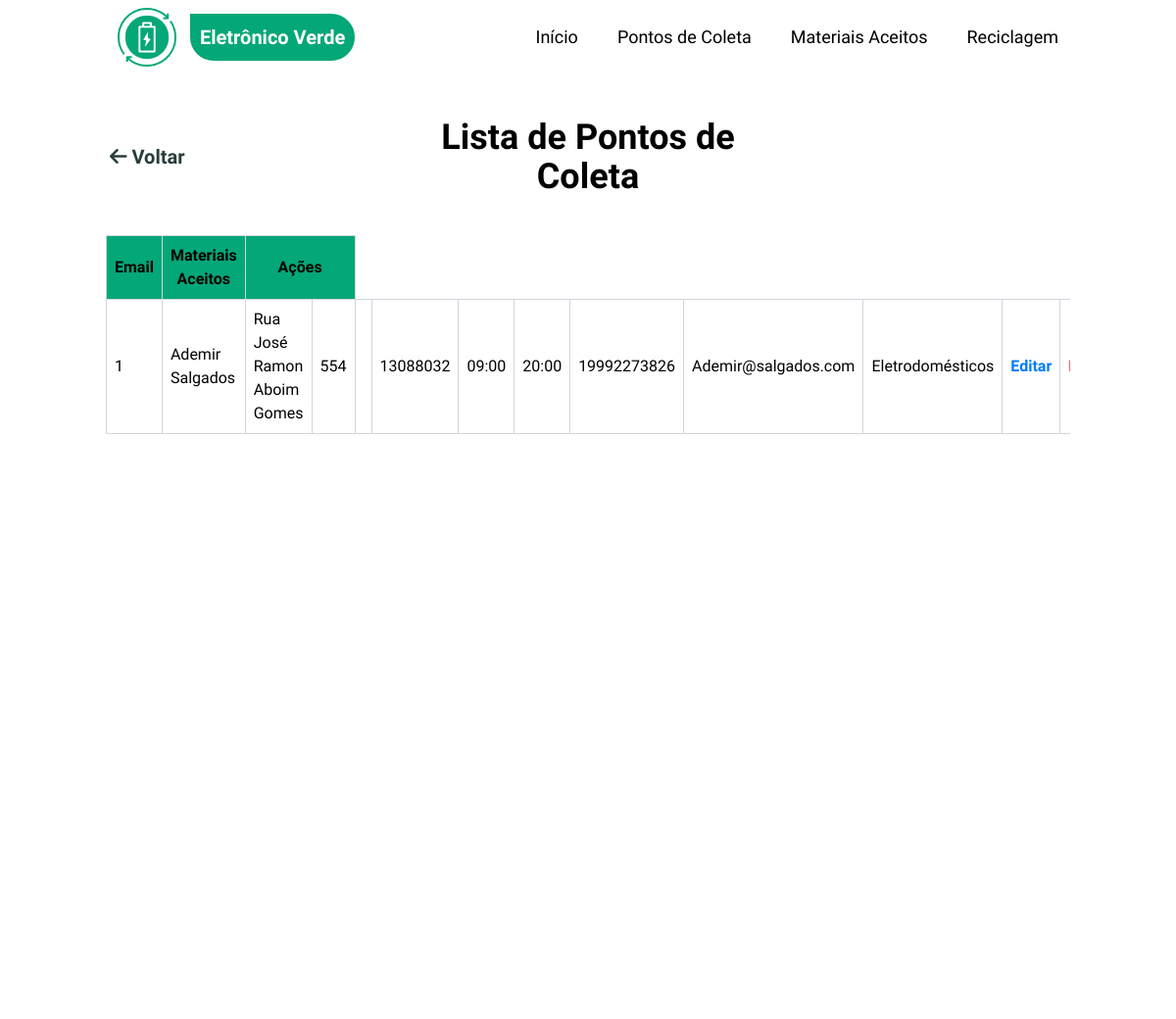
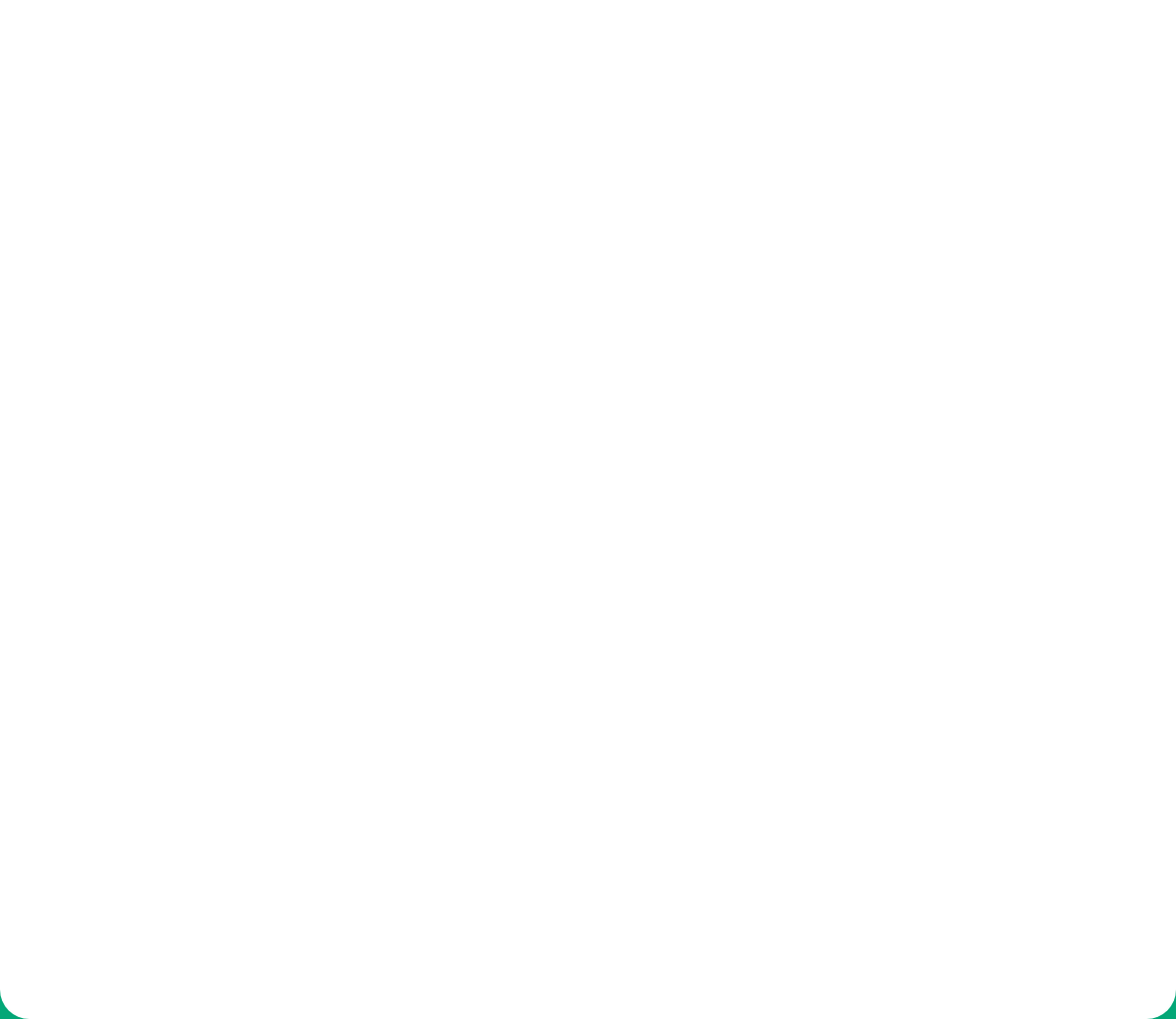
The page /consultar-pontos (signed in) on the database its author committed (2 pictures, top to bottom).
### tables this page shows
CREATE TABLE pontos_coleta (
    id INTEGER PRIMARY KEY AUTOINCREMENT,
    empresa VARCHAR(200) NOT NULL,
    endereco VARCHAR(255) NOT NULL,
    numero VARCHAR(20) NOT NULL,
    complemento VARCHAR(100),
    cep VARCHAR(10) NOT NULL,
    hora_inicio TIME NOT NULL,
    hora_encerrar TIME NOT NULL,
    telefone VARCHAR(20) NOT NULL,
    email VARCHAR(150) NOT NULL,
    latitude DECIMAL(10, 8),
    longitude DECIMAL(11, 8),
    ativo BOOLEAN DEFAULT 1,
    created_at DATETIME DEFAULT CURRENT_TIMESTAMP,
    updated_at DATETIME DEFAULT CURRENT_TIMESTAMP
, cidade VARCHAR(100), estado VARCHAR(2), bairro VARCHAR(100));

CREATE TABLE materiais (
    id INTEGER PRIMARY KEY AUTOINCREMENT,
    nome VARCHAR(100) NOT NULL UNIQUE,
    descricao TEXT,
    icone VARCHAR(50),
    created_at DATETIME DEFAULT CURRENT_TIMESTAMP,
    updated_at DATETIME DEFAULT CURRENT_TIMESTAMP
);

### src/Presentation/Controllers/PontoColetaController.php (called while the page is built, shortened)
<?php
class PontoColetaController
{
    private ListarPontosColetaUseCase $listarUseCase;
    public function __construct()
    {
        $pontoColetaRepository = new SQLitePontoColetaRepository();
        $this->listarUseCase = new ListarPontosColetaUseCase($pontoColetaRepository);
    }
    public function consultar(): void
    {
        $resultado = $this->listarUseCase->executar(false);
        $pontosColeta = $resultado['dados'] ?? [];
        require_once __DIR__ . '/../Views/pontos-coleta/consultar.php';
    }
}

### index.php (called while the page is built, shortened)
<?php
require_once __DIR__ . '/config/autoload.php';
try {
    require_once __DIR__ . '/config/routes.php';
} catch (Exception $e) {
    http_response_code(500);
    echo "Desculpe, ocorreu um erro. Por favor, tente novamente mais tarde.";
    if (ini_get('display_errors')) {
        echo "<br><br><strong>Erro técnico:</strong> " . htmlspecialchars($e->getMessage());
    }
    exit;
}

### config/autoload.php (called while the page is built, shortened)
<?php
spl_autoload_register(function ($class) {
    $class = str_replace('EletronicoVerde\\', '', $class);
    $class = str_replace('\\', DIRECTORY_SEPARATOR, $class);
    $baseDir = dirname(__DIR__) . DIRECTORY_SEPARATOR . 'src' . DIRECTORY_SEPARATOR;
    $file = $baseDir . $class . '.php';
});

### src/Application/UseCases/PontoColeta/ListarPontosColetaUseCase.php (called while the page is built, shortened)
<?php
class ListarPontosColetaUseCase
{
    private PontoColetaRepositoryInterface $pontoColetaRepository;
    public function __construct(PontoColetaRepositoryInterface $pontoColetaRepository)
    {
        $this->pontoColetaRepository = $pontoColetaRepository;
    }
    public function executar(bool $apenasAtivos = true): array
    {
        try {
            $pontosColeta = $this->pontoColetaRepository->listarTodos($apenasAtivos);
            return [
                'sucesso' => true,
                'dados' => array_map(fn($ponto) => $ponto->toArray(), $pontosColeta),
                'total' => count($pontosColeta)
            ];
        } catch (\Exception $e) {
            error_log("Erro ao listar pontos de coleta: " . $e->getMessage());
            return [
                'sucesso' => false,
                'mensagem' => 'Erro ao buscar pontos de coleta.',
                'dados' => []
            ];
        }
    }
}
?>

### src/Infrastructure/Repositories/SQLitePontoColetaRepository.php (called while the page is built, shortened)
<?php
class SQLitePontoColetaRepository implements PontoColetaRepositoryInterface
{
    private PDO $db;
    public function __construct()
    {
        $this->db = SQLiteConnection::getInstance();
    }
    public function listarTodos(bool $apenasAtivos = true): array
    {
        try {
            $sql = "SELECT * FROM pontos_coleta";
            $sql .= " ORDER BY empresa ASC";
            $stmt = $this->db->query($sql);
            $resultados = $stmt->fetchAll();
            $pontosColeta = [];
            foreach ($resultados as $dados) {
                $pontoColeta = $this->converterParaEntidade($dados);
                $materiais = $this->buscarMateriaisPorPontoColeta($pontoColeta->getId());
                foreach ($materiais as $material) {
                    $pontoColeta->adicionarMaterial($material);
                }
                $pontosColeta[] = $pontoColeta;
            }
            return $pontosColeta;
        } catch (\PDOException $e) {
            error_log("Erro ao listar pontos de coleta: " . $e->getMessage());
            return [];
        }
    }
    private function buscarMateriaisPorPontoColeta(int $pontoColetaId): array
    {
        $sql = "SELECT m.* FROM materiais m
                INNER JOIN ponto_coleta_materiais pcm ON m.id = pcm.material_id
                WHERE pcm.ponto_coleta_id = :ponto_coleta_id";
        $stmt = $this->db->prepare($sql);
        $stmt->execute([':ponto_coleta_id' => $pontoColetaId]);
        $resultados = $stmt->fetchAll();
        $materiais = [];
        foreach ($resultados as $dados) {
            $material = new Material(
                $dados['nome'],
                $dados['descricao'],
                $dados['icone'],
                $dados['id']
            );
            $material->setCreatedAt($dados['created_at']);
            $material->setUpdatedAt($dados['updated_at']);
            $materiais[] = $material;
        }
        return $materiais;
    }
    private function converterParaEntidade(array $dados): PontoColeta
    {
        $pontoColeta = new PontoColeta(
            $dados['empresa'],
            $dados['endereco'],
            $dados['numero'],
            $dados['cep'],
            $dados['hora_inicio'],
            $dados['hora_encerrar'],
            $dados['telefone'],
            $dados['email'],
            $dados['complemento'],
            $dados['latitude'],
            $dados['longitude'],
            $dados['cidade'] ?? null,
            $dados['estado'] ?? null,
            $dados['bairro'] ?? null,
            (bool) $dados['ativo'],
            $dados['id']
        );
        $pontoColeta->setCreatedAt($dados['created_at']);
        $pontoColeta->setUpdatedAt($dados['updated_at']);
        return $pontoColeta;
    }
}

### src/Infrastructure/Database/SQLiteConnection.php (called while the page is built, shortened)
<?php
class SQLiteConnection
{
    private static ?PDO $instance = null;
    private function __construct()
    {
        try {
            $dbDir = DATABASE_PATH;
            $dbPath = $dbDir . '/eletronicoverde.db';
            self::$instance = new PDO('sqlite:' . $dbPath);
            self::$instance->setAttribute(PDO::ATTR_ERRMODE, PDO::ERRMODE_EXCEPTION);
            self::$instance->exec('PRAGMA foreign_keys = ON');
        } catch (PDOException $e) {
            Logger::error('Erro na conexão SQLite: ' . $e->getMessage());
            die('Erro na conexão com banco de dados. Verifique os logs.');
        }
    }
    public static function getInstance(): PDO
    {
        return self::$instance;
    }
}

### src/Domain/Entities/PontoColeta.php (called while the page is built, shortened)
<?php
class PontoColeta
{
    private ?int $id;
    public function __construct(
        string $empresa,
        string $endereco,
        string $numero,
        string $cep,
        string $horaInicio,
        string $horaEncerrar,
        string $telefone,
        string $email,
        ?string $complemento = null,
        ?float $latitude = null,
        ?float $longitude = null,
        ?string $cidade = null,
        ?string $estado = null,
        ?string $bairro = null,
        bool $ativo = true,
        ?int $id = null
    ) {
        $this->empresa = $empresa;
        $this->endereco = $endereco;
        $this->numero = $numero;
        $this->cep = $this->sanitizeCep($cep);
        $this->horaInicio = $horaInicio;
        $this->horaEncerrar = $horaEncerrar;
        $this->telefone = $this->sanitizeTelefone($telefone);
        $this->email = $email;
        $this->complemento = $complemento;
        $this->latitude = $latitude;
        $this->longitude = $longitude;
        $this->cidade = $cidade;
        $this->estado = $estado;
        $this->bairro = $bairro;
        $this->ativo = $ativo;
        $this->id = $id;
    }
    public function getId(): ?int { return $this->id; }
    public function temMaterial(int $materialId): bool
    {
        return false;
    }
    private function sanitizeCep(string $cep): string
    {
        return preg_replace('/[^0-9]/', '', $cep);
    }
    private function sanitizeTelefone(string $telefone): string
    {
        return preg_replace('/[^0-9]/', '', $telefone);
    }
}

### src/Domain/Entities/Material.php (called while the page is built, shortened)
<?php
class Material
{
    private ?int $id;
    public function __construct(
        string $nome,
        ?string $descricao = null,
        ?string $icone = null,
        ?int $id = null
    ) {
        $this->nome = $nome;
        $this->id = $id;
    }
    public function getId(): ?int { return $this->id; }
}

### src/Presentation/Views/pontos-coleta/consultar.php (the view, shortened to what this page needs)
<?php require_once __DIR__ . '/../layouts/header.php'; ?>
<main class="min-h-screen relative z-2 bg-white rounded-b-[30px]">
    <div class="container mx-auto pt-30 p-5">
      <div class="w-full flex items-center justify-between pb-10 flex-wrap">
        <div class="w-1/3">
          <a href="/eletronicoverde/acesso-restrito" class="relative transition-all duration-150 text-third font-bold p-1 text-xl hover:text-primary
                  before:absolute before:h-px before:w-0 hover:before:w-full before:bg-primary before:bottom-0 before:left-0 before:transition-all before:duration-150">
            <i class="fa-solid fa-arrow-left"></i> Voltar
          </a>
        </div>
        <div class="w-1/3 text-center">
          <h1 class="text-4xl font-bold">Lista de Pontos de Coleta</h1>
        </div>
      </div>
      <div class="overflow-x-auto">
        <?php if (!empty($pontosColeta)): ?>
            <table class="border-collapse w-full pt-5">
                <thead>
                    <tr>
                        <th class="border border-gray-300 p-2 bg-primary text-black font-bold">Email</th>
                        <th class="border border-gray-300 p-2 bg-primary text-black font-bold">Materiais Aceitos</th>
                        <th class="border border-gray-300 p-2 bg-primary text-black font-bold" colspan="2">Ações</th>
                    </tr>
                </thead>
                <tbody>
                    <?php foreach ($pontosColeta as $ponto): ?>
                    <tr class="hover:bg-fourth transition-colors">
                        <td class="border border-gray-300 p-2"><?= htmlspecialchars($ponto['id']) ?></td>
                        <td class="border border-gray-300 p-2"><?= htmlspecialchars($ponto['empresa']) ?></td>
                        <td class="border border-gray-300 p-2"><?= htmlspecialchars($ponto['endereco']) ?></td>
                        <td class="border border-gray-300 p-2"><?= htmlspecialchars($ponto['numero']) ?></td>
                        <td class="border border-gray-300 p-2"><?= htmlspecialchars($ponto['complemento'] ?? '-') ?></td>
                        <td class="border border-gray-300 p-2"><?= htmlspecialchars($ponto['cep']) ?></td>
                        <td class="border border-gray-300 p-2"><?= htmlspecialchars($ponto['hora_inicio']) ?></td>
                        <td class="border border-gray-300 p-2"><?= htmlspecialchars($ponto['hora_encerrar']) ?></td>
                        <td class="border border-gray-300 p-2"><?= htmlspecialchars($ponto['telefone']) ?></td>
                        <td class="border border-gray-300 p-2"><?= htmlspecialchars($ponto['email']) ?></td>
                        <td class="border border-gray-300 p-2">
                            <?php if (!empty($ponto['materiais'])): ?>
                                <?php
                                $materiais = array_map(function($m) {
                                    return htmlspecialchars($m['nome']);
                                }, $ponto['materiais']);
                                echo implode(', ', $materiais);
                                ?>
                            <?php else: ?>
                                <span class="text-gray-500">Nenhum</span>
                            <?php endif; ?>
                        </td>
                        <td class="border border-gray-300 p-0">
                            <a href="/eletronicoverde/editar-ponto?id=<?= $ponto['id'] ?>"
                               class="block w-full h-full p-2 text-center text-azul font-bold hover:bg-blue-100 transition-colors">
                                Editar
                            </a>
                        </td>
                        <td class="border border-gray-300 p-0">
                            <a href="/eletronicoverde/excluir-ponto?id=<?= $ponto['id'] ?>"
                               onclick="return confirm('Tem certeza que deseja excluir este ponto de coleta?')"
                               class="block w-full h-full p-2 text-center text-red-500 font-bold hover:bg-red-100 transition-colors">
                            </a>
                        </td>
                    </tr>
                    <?php endforeach; ?>
                </tbody>
            </table>
        <?php endif; ?>
      </div>
    </div>
</main>
<?php require_once __DIR__ . '/../layouts/footer.php';

### rows shown on the page
pontos_coleta: id "1", empresa "Ademir Salgados", endereco "Rua José Ramon Aboim Gomes", numero "554", cep "13088032", hora_inicio "09:00", hora_encerrar "20:00", telefone "19992273826", email "Ademir@salgados.com"
materiais: nome "Eletrodomésticos"
